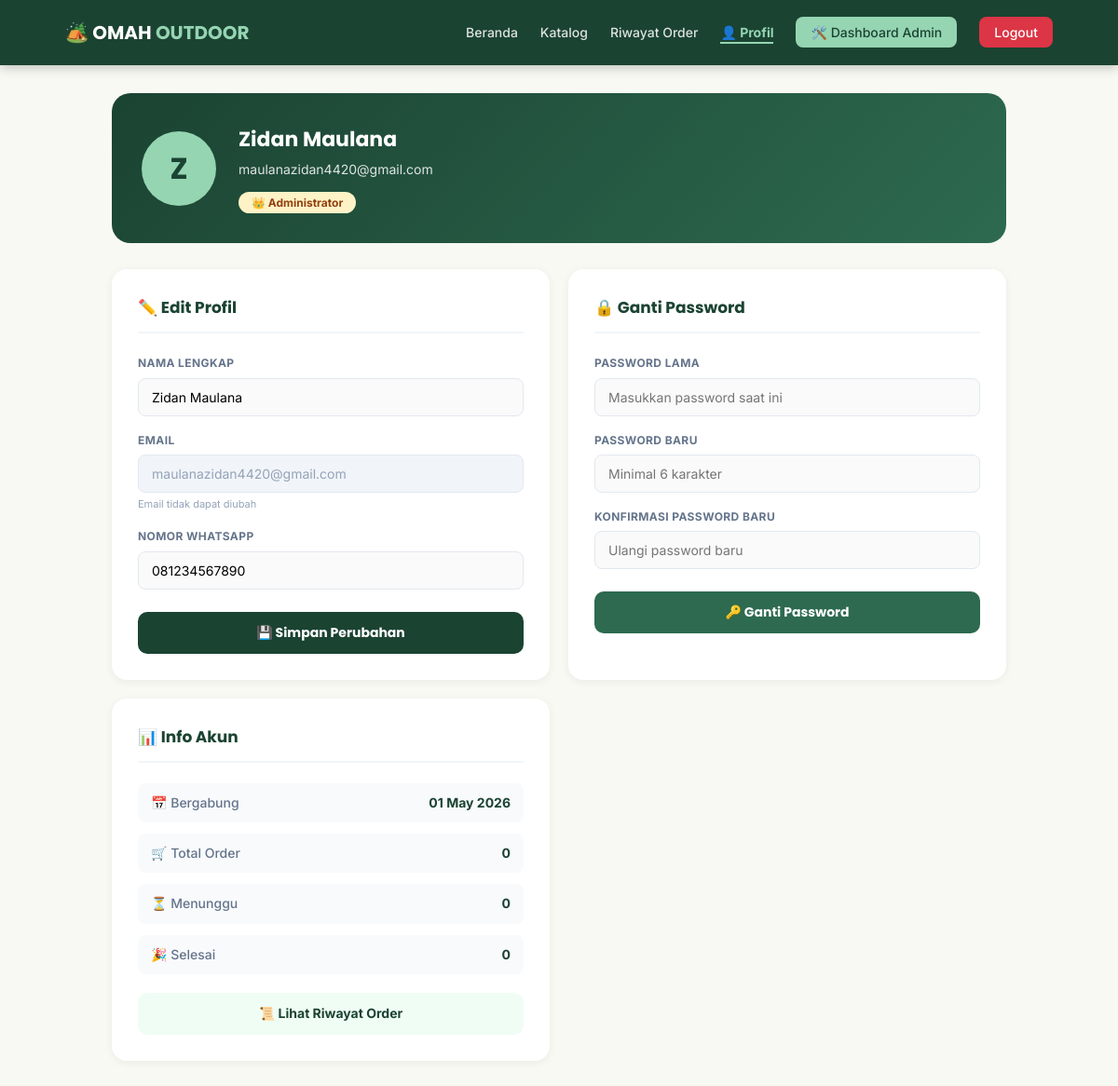
The page /profil.php (signed in) on the database its author committed.
### tables this page shows
CREATE TABLE `users` (
  `id`         int(11)                      NOT NULL AUTO_INCREMENT,
  `nama`       varchar(100)                 DEFAULT NULL,
  `no_wa`      varchar(20)                  DEFAULT NULL,
  `role`       enum('user','admin')         NOT NULL DEFAULT 'user',
  `email`      varchar(100)                 NOT NULL,
  `password`   varchar(255)                 NOT NULL,
  `created_at` timestamp                    NOT NULL DEFAULT current_timestamp(),
  PRIMARY KEY (`id`),
  UNIQUE KEY `email` (`email`)
);

### profil.php (the view, shortened to what this page needs)
<?php
$user_id = (int) $_SESSION['id'];
$res     = mysqli_query($conn, "SELECT * FROM users WHERE id=$user_id");
$user    = mysqli_fetch_assoc($res);
$initial = strtoupper(substr($user['nama'] ?? 'U', 0, 1));
?>
<!DOCTYPE html>
<html lang="id">
<head>
    <link rel="stylesheet" href="assets/css/style.css">
</head>
<body>
<nav class="navbar">
    <div class="container nav-wrapper">
        <a href="index.php" class="logo">🏕️ OMAH <span>OUTDOOR</span></a>
        <ul class="nav-links">
            <li><a href="index.php">Beranda</a></li>
            <li><a href="katalog.php">Katalog</a></li>
            <li><a href="riwayat_order.php">Riwayat Order</a></li>
            <li><a href="profil.php" class="active">👤 Profil</a></li>
            <?php if(isset($_SESSION['role']) && $_SESSION['role'] === 'admin') : ?>
                <li><a href="dashboard_admin.php" class="btn-login">🛠️ Dashboard Admin</a></li>
            <?php endif; ?>
            <li><a href="logout.php" class="btn-logout">Logout</a></li>
        </ul>
    </div>
</nav>
<div class="profil-container">
    <div class="profil-hero">
        <div class="profil-avatar"><?= $initial ?></div>
        <div class="profil-hero-info">
            <h1><?= htmlspecialchars($user['nama'] ?? '-') ?></h1>
            <p><?= htmlspecialchars($user['email']) ?></p>
            <span class="profil-role <?= $user['role'] === 'admin' ? 'role-admin' : 'role-user' ?>">
                <?= $user['role'] === 'admin' ? '👑 Administrator' : '🙋 User' ?>
            </span>
        </div>
    </div>
    <div class="profil-grid">
        <div class="profil-card">
            <h2 class="profil-card-title">✏️ Edit Profil</h2>
            <form action="proses_profil.php" method="POST">
                <div class="profil-form-group">
                    <label>Nama Lengkap</label>
                    <input type="text" name="nama" value="<?= htmlspecialchars($user['nama'] ?? '') ?>" required placeholder="Nama lengkap kamu">
                </div>
                <div class="profil-form-group">
                    <label>Email</label>
                    <input type="email" value="<?= htmlspecialchars($user['email']) ?>" disabled title="Email tidak bisa diubah">
                    <small>Email tidak dapat diubah</small>
                </div>
                <div class="profil-form-group">
                    <label>Nomor WhatsApp</label>
                    <input type="tel" name="no_wa" value="<?= htmlspecialchars($user['no_wa'] ?? '') ?>" placeholder="Contoh: 08123456789">
                </div>
                <button type="submit" class="profil-btn-save">💾 Simpan Perubahan</button>
            </form>
        </div>
        <div class="profil-card" id="ganti-password">
            <h2 class="profil-card-title">🔒 Ganti Password</h2>
            <form action="proses_profil.php" method="POST">
                <div class="profil-form-group">
                    <label>Password Lama</label>
                    <input type="password" name="password_lama" required placeholder="Masukkan password saat ini">
                </div>
                <div class="profil-form-group">
                    <label>Password Baru</label>
                    <input type="password" name="password_baru" required placeholder="Minimal 6 karakter">
                </div>
                <div class="profil-form-group">
                    <label>Konfirmasi Password Baru</label>
                    <input type="password" name="password_konfirm" required placeholder="Ulangi password baru">
                </div>
                <button type="submit" class="profil-btn-save" style="background:#2d6a4f;">🔑 Ganti Password</button>
            </form>
        </div>
        <div class="profil-card">
            <h2 class="profil-card-title">📊 Info Akun</h2>
            <?php
            $o = ['pending'=>0,'dikonfirmasi'=>0,'selesai'=>0,'dibatalkan'=>0];
            $total_order_user = array_sum($o);
            ?>
            <div class="profil-info-list">
                <div class="profil-info-item">
                    <span class="profil-info-label">📅 Bergabung</span>
                    <span class="profil-info-val"><?= date('d M Y', strtotime($user['created_at'])) ?></span>
                </div>
                <div class="profil-info-item">
                    <span class="profil-info-label">🛒 Total Order</span>
                    <span class="profil-info-val"><?= $total_order_user ?></span>
                </div>
                <div class="profil-info-item">
                    <span class="profil-info-label">⏳ Menunggu</span>
                    <span class="profil-info-val"><?= $o['pending'] ?></span>
                </div>
                <div class="profil-info-item">
                    <span class="profil-info-label">🎉 Selesai</span>
                    <span class="profil-info-val"><?= $o['selesai'] ?></span>
                </div>
            </div>
            <a href="riwayat_order.php" class="profil-btn-riwayat">📜 Lihat Riwayat Order</a>
        </div>
    </div>
</div>
</body>
</html>

### assets/css/style.css (style rules this page uses)
:root { --forest: #1b4332; --forest-light: #2d6a4f; --sage: #95d5b2; --cream: #f8f9f3; --orange: #ff8c42; --white: #ffffff; --primary: #2d6a4f; --primary-dark: #1b4332; --bg-light: #f8f9f3; --text-dark: #1a202c; --text-light: #64748b; --accent-orange: #ff8c42; }
*, *::before, *::after { margin: 0; padding: 0; box-sizing: border-box; }
html { scroll-behavior: smooth; }
body { font-family: 'Inter', sans-serif; font-size: 16px; color: var(--text-dark); background-color: var(--bg-light); line-height: 1.6; }
h1, h2, h3, .logo { font-family: 'Poppins', sans-serif; }
.container { max-width: 1100px; margin: 0 auto; padding: 0 20px; }
.navbar { background: var(--forest); position: fixed; top: 0; width: 100%; z-index: 1000; box-shadow: 0 2px 12px rgba(0, 0, 0, 0.25); transition: background 0.4s ease, box-shadow 0.4s ease; }
.nav-wrapper { display: flex; justify-content: space-between; align-items: center; height: 70px; }
.logo { color: var(--white); text-decoration: none; font-size: 20px; font-weight: 700; flex-shrink: 0; }
.logo span { color: var(--sage); }
.nav-links { display: flex; flex-direction: row; list-style: none; gap: 24px; align-items: center; }
.nav-links a { color: rgba(255, 255, 255, 0.85); text-decoration: none; font-size: 14px; font-weight: 500; transition: color 0.3s; white-space: nowrap; }
.nav-links a.active { color: var(--sage); font-weight: 700; border-bottom: 2px solid var(--sage); padding-bottom: 2px; }
.btn-login { background-color: var(--sage); color: var(--forest) !important; padding: 8px 16px; border-radius: 8px; font-weight: 600; font-size: 13px; transition: background-color 0.3s, transform 0.2s; }
.btn-logout { background-color: #dc3545 !important; color: var(--white) !important; padding: 8px 16px; border-radius: 8px; font-weight: 600; font-size: 13px; transition: background-color 0.3s, transform 0.2s; text-decoration: none; }

### rows shown on the page
users: nama "Z", nama "Zidan Maulana", email "maulanazidan4420@gmail.com", no_wa "081234567890", created_at "01 May 2026"

### other values the page prints
$total_order_user "0"
$o['pending'] "0"
$o['selesai'] "0"
